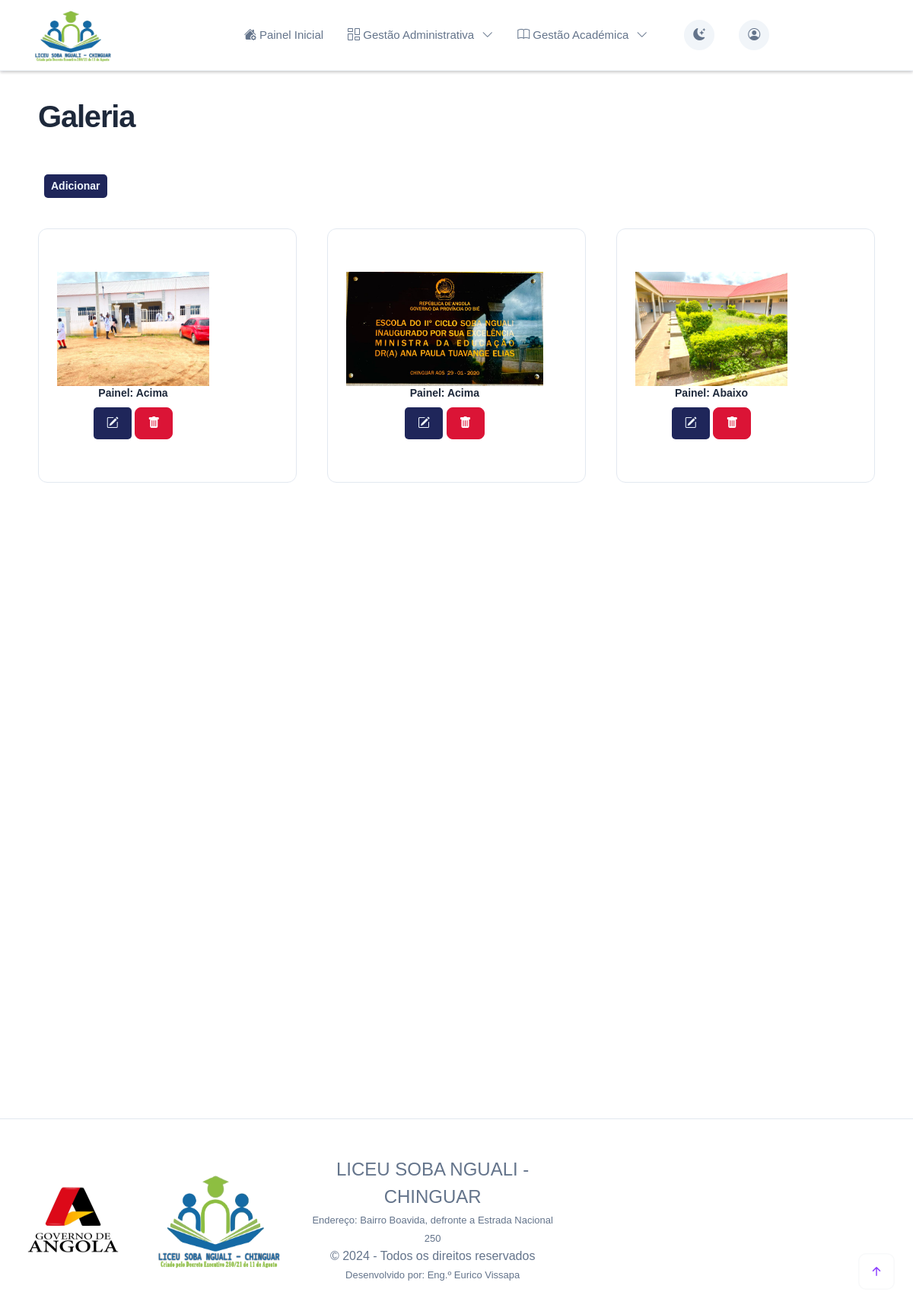
/q_galeria (signed in), run on the app's committed database.
### gestao/models.py (models this page shows, shortened)
class Galeria(models.Model):
    img = models.ImageField(upload_to='img', verbose_name='Fotografia')
    painel = models.CharField(choices=choices_painel,max_length=20)
    utilizador = models.ForeignKey(User,on_delete=models.CASCADE)

### gestao/views.py (the view)
# urls.py: path('q_galeria', views.q_galeria, name='q_galeria'),
@login_required(login_url='bloquear')
def q_galeria(request):
    data = {}
    data['titulo'] = 'Galeria'
    data['galeria'] = Galeria.objects.all()
    return render(request,'listar/listas.html',data)

### gestao/templates/listar/listas.html (shortened to what this page needs)
{% extends 'base.html' %}
{% block main %}
<section class="container py-lg-5" data-cue="fadeIn" data-show="true" style="animation-name: fadeIn; animation-duration: 600ms; animation-timing-function: ease; animation-delay: 0ms; animation-direction: normal; animation-fill-mode: both;">
<div class="row g-6">
    {% if funcionarios %}
<h1> Lista de Funcionários</h1>
<div class="mx-2">
    <a data-bs-toggle="modal" data-bs-target="#utilizadores" href="#" class="btn btn1 btn-sm" title="Adicionar funcionario">Adicionar</a>
</div>
<div class="table-responsive">
    <table id="cursos" class="display table align-middle table-bordered text-center table-hover" style="width:100%">
        <thead>
            <tr>
                <th>N/O</th>
                <th>Nº de Agente</th>
                <th>Nome Completo</th>
                <th>D. Nascimento</th>
                <th>B.I</th>
                <th>Categoria</th>
                <th>Função</th>
                <th colspa="">Acções</th>
            </tr>
        </thead>
        <tbody>
        {% for funcionario in funcionarios %}
            <tr>
            <td>{{forloop.counter }}</td>
            <td>{{funcionario.nAgente }}</td>
            <td>{{funcionario.nome_completo}}</td>
            <td>{{funcionario.data_de_nascimento}}</td>
            <td>{{funcionario.numero_do_bilhete}}</td>
            <td style="font-size: x-small;" >{{funcionario.categoria}}</td>
            <td>{{funcionario.funcao}}</td>
            <td>
                <a {% if funcionario.utilizador %} href="{% url 'edit_f' fun_id=funcionario.id %}" {% else %} href="{% url 'edit_f2' fun_id=funcionario.id %}" {% endif %} class="btn btn1" title="Editar"><i class="bi bi-pencil-square"></i></a>
                <a href="{% url 'd_funcionario_admin' fun_id=funcionario.id %}" class="btn btn-info" title="Ver detalhes"><i class="bi bi-eye-fill"></i></a>
                <a href="{% url 'elim_f' fun_id=funcionario.id %}" id="btn_eliminar" class="btn btn-danger" title="Eliminar"><i class="bi bi-trash-fill"></i></a>
            </td>
            </tr>
        {% endfor %}
        </tbody>
    </table>
</div>
{% elif galeria %}
<h1> Galeria </h1>
<div class="mx-2">
    <a href="{% url 'Addfoto' %}" class="btn btn1 btn-sm" title="Adicionar foto">Adicionar</a>
</div>
<section class="container py-lg-6" data-cue="fadeIn" data-show="true" style="animation-name: fadeIn; animation-duration: 600ms; animation-timing-function: ease; animation-delay: 0ms; animation-direction: normal; animation-fill-mode: both;">
    <div class="row g-6">
        {% for foto in galeria %}
        <div class="col col-lg-4 text-center" data-cue="zoomIn" data-duration="600">
           <div class="card card-lift">
              <div class="card-body">
                 <div class="d-flex">
                    <div class="py-5">
                       <div class="bg-opacity-10">
                        <img width="auto" height="150px" src="{{ foto.img.url}}" alt="">
                        <h6>Painel: {{ foto.painel }} </h6>
                        <a href="{% url 'edit_foto' foto_id=foto.id %}" class="btn btn1" title="Editar"><i class="bi bi-pencil-square"></i></a>
                        <a href="{% url 'elim_foto' foto_id=foto.id %}" class="btn btn-danger" title="Eliminar"><i class="bi bi-trash-fill"></i></a>
                       </div>
                    </div>
                 </div>
              </div>
           </div>
        </div>
        {% endfor %}
   </div>
 </section>
{% endif %}
</div>
</section>
{% endblock main %}

### visitantes/templates/base.html (shortened to what this page needs)
{% load static %}
<!DOCTYPE html>
<html lang="pt-pt">
<head>
  <link rel="stylesheet" href="{% static 'css/style.css' %}">
  <link href="https://cdn.jsdelivr.net/npm/bootstrap@5.3.2/dist/css/bootstrap.min.css" rel="stylesheet">
  <link rel="stylesheet" href="https://cdn.jsdelivr.net/npm/bootstrap-icons@1.10.5/font/bootstrap-icons.css">
  <link rel="stylesheet" href="https://cdn.datatables.net/1.13.4/css/dataTables.bootstrap5.min.css">
  <link href="{% static 'css/simplebar.min.css' %}" rel="stylesheet">
  <link rel="stylesheet" href="{% static 'css/scrollCue.css' %}">
  <link rel="stylesheet" href="{% static 'css/boxicons.min.css' %}">
  <link rel="stylesheet" href="{% static 'css/theme.min.css' %}">
</head>
<body>
  <nav class="navbar navbar-expand-lg navbar-light w-100 navbar-clone fixed navbar-stick">
    <div class="container px-3">
      {% if request.user.is_authenticated %}
       <a class="navbar-brand" href="{% url 'dashboard' %}"><img width="100px" height="70px" src="{% static 'img/logo.png' %}" alt="" srcset=""></a>
       {% else %}
       <a class="navbar-brand" href="/"><img width="100px" height="70px" src="{% static 'img/logo.png' %}" alt="" srcset=""></a>
       {% endif %}
       {% if request.user.is_authenticated %}
       <div class="offcanvas offcanvas-start offcanvas-nav" style="width: 20rem">
       {% endif %}
          <div class="offcanvas-body pt-0 align-items-center">
             <ul class="navbar-nav mx-auto align-items-lg-center">
               {% if request.user.is_authenticated %}
               <li class="nav-item dropdown {% block active111 %} {% endblock active111 %}">
                  <a class="nav-link {% block color11 %} {% endblock color11 %}" href="{% url 'dashboard' %}" role="button" aria-expanded="false"><i class="bi bi-house-gear-fill"></i>  Painel Inicial</a>
               </li>
               <li class="nav-item dropdown {% block active222 %} {% endblock active222 %}">
                  <a class="nav-link {% block color222 %} {% endblock color222 %} dropdown-toggle" href="#" id="navbarDropdown" role="button" data-bs-toggle="dropdown" aria-haspopup="true" aria-expanded="false"><i class="bi bi-columns-gap"></i> Gestão Administrativa</a>
               </li>
               <li class="nav-item dropdown {% block active333 %} {% endblock active333 %}">
                  <a class="nav-link {% block color333 %} {% endblock color333 %} dropdown-toggle" href="#" id="navbarDropdown" role="button" data-bs-toggle="dropdown" aria-haspopup="true" aria-expanded="false"><i class="bi bi-book"></i> Gestão Académica</a>
               </li>
                  <div class="text-md-end d-flex align-items-center justify-content-md-end">
                     <div class="dropdown px-5">
                        <button class="btn btn-light btn-icon rounded-circle d-flex align-items-center" type="button" aria-expanded="false" data-bs-toggle="dropdown" aria-label="Toggle theme (auto)">
                           <i class="bi theme-icon-active"><i class="bi theme-icon bi-moon-stars-fill"></i></i>
                        </button>
                     </div>
                     <div class="dropdown">
                        <button class="btn btn-light btn-icon rounded-circle d-flex align-items-center" type="button" aria-expanded="false" data-bs-toggle="dropdown" aria-label="Toggle theme (auto)">
                           {%if user.funcionario %}
                           <img src="{{ user.funcionario.foto.url}}"  alt="Foto" class="bd-placeholder-img rounded-circle" width="50"
                           height="40" role="img" aria-label="Placeholder: 140x140" preserveAspectRatio="xMidYMid slice"
                           focusable="false"><title>{{request.user.perfil.nome_completo}}</title><rect width="100%" height="100%"></rect></img>
                       {% else %}
                           <i class="bi bi-person-circle"></i>
                           {% endif %}
                        </button>
                     </div>
                  </div>
                  {% endif %}
               </div>
            </div>
          </div>
 </nav>
<header>
 <nav class="navbar navbar-expand-lg navbar-light w-100">
    <div class="container px-3">
      {% if request.user.is_authenticated %}
      <a class="navbar-brand" href="{% url 'dashboard' %}"><img width="100px" height="70px" src="{% static 'img/logo.png' %}" alt="" srcset=""></a>
      {% else %}
      <a class="navbar-brand" href="/"><img width="90px" height="70px" src="{% static 'img/logo.png' %}" alt="" srcset=""></a>
      {% endif %}
       <div class="offcanvas offcanvas-start offcanvas-nav" style="width: 20rem">
          <div class="offcanvas-body pt-0 align-items-center">
             <ul class="navbar-nav mx-auto align-items-lg-center">
               {% if request.user.is_authenticated %}
               <li class="nav-item dropdown">
                  <a class="nav-link" href="{% url 'dashboard' %}" role="button" aria-expanded="false">  Painel Inicial</a>
               </li>
               <li class="nav-item dropdown">
                  <a class="nav-link dropdown-toggle" href="#" id="navbarDropdown" role="button" data-bs-toggle="dropdown" aria-haspopup="true" aria-expanded="false"> Gestão Administrativa</a>
               </li>
               <li class="nav-item dropdown">
                  <a class="nav-link dropdown-toggle" href="#" id="navbarDropdown" role="button" data-bs-toggle="dropdown" aria-haspopup="true" aria-expanded="false"> Gestão Académica</a>
               </li>
                  <div class="text-md-end d-flex align-items-center justify-content-md-end">
                     <div class="dropdown px-5">
                        <button class="btn btn-light btn-icon rounded-circle d-flex align-items-center" type="button" aria-expanded="false" data-bs-toggle="dropdown" aria-label="Toggle theme (auto)">
                           <i class="bi theme-icon-active"></i>
                        </button>
                     </div>
                     <div class="dropdown">
                        <button class="btn btn-light btn-icon rounded-circle d-flex align-items-center" type="button" aria-expanded="false" data-bs-toggle="dropdown" aria-label="Toggle theme (auto)">
                        </button>
                     </div>
                  </div>
                  {% endif %}
               </div>
            </div>
          </div>
 </nav>
</header>
{% block main %}
{% endblock main %}
<hr class="">
      <footer class="" >
         <div class="container row text-center">
           <img style="width:12em;height:8rem; align-self:center;" src="{% static 'img/governo1.jpeg' %}">
           <img style="width:12em;height:8rem; align-self:center;" src="{% static 'img/logo.png' %}">
           <div class="col-12 col-md-4 py-5">
             <small style="font-size:x-large">LICEU SOBA NGUALI - CHINGUAR</small><br>
               <span style="font-size: small">Endereço: Bairro Boavida, defronte a Estrada Nacional 250</span><br>
               <span>&copy; {{ 2024 }} - Todos os direitos reservados</span><br>
               <span style="font-size: small">Desenvolvido por: Eng.º Eurico Vissapa<span>
             </div>
           </div>
       </footer>
     <div class="btn-scroll-top active-progress">
     </div>
</body>
</html>

### gestao/templates/modals.html (shortened to what this page needs)
{% load static %}

### static/css/style.css (style rules this page uses)
* { font-family: 'Barlow', sans-serif; }
nav { background-color: rgba(18, 42, 218, 0.945); color: #ffff; }
i { font-size: medium; }
.btn1 { background-color: rgba(19, 26, 81, 0.945); border-radius: 5px 5px 5px 5px; color: aliceblue; }

### static/css/scrollCue.css (style rules this page uses)
[data-cue="fadeIn"], [data-cues="fadeIn"] > * { opacity: 0; }
[data-cue="zoomIn"], [data-cues="zoomIn"] > * { opacity: 0; }

### visitantes/templates/base.html (style rules this page uses)
* { font-family: 'Barlow', sans-serif; }
nav { background-color: rgba(18, 42, 218, 0.945); color: #ffff; }
i { font-size: medium; }
.btn1 { background-color: rgba(19, 26, 81, 0.945); border-radius: 5px 5px 5px 5px; color: aliceblue; }

### data on the page
Galeria: img (picture), painel "Acima"
Galeria: img (picture), painel "Acima"
Galeria: img (picture), painel "Abaixo"

### other printed values
{{ 2024 }} "2024"
